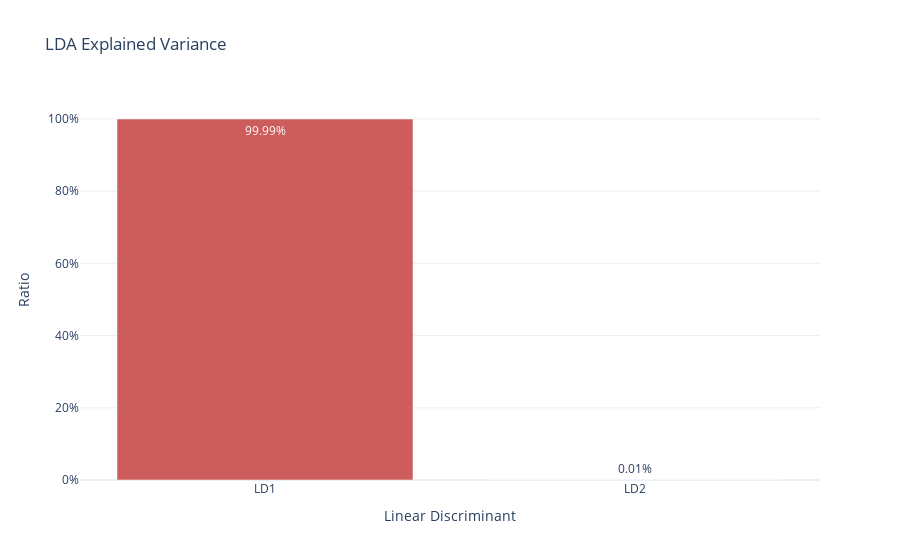

The notebook cell this image was saved under:
### Code cell
# ---------------------------------------------------------
# 5. Plot 3: Eigenvalues / Explained Variance
# ---------------------------------------------------------
print("Generating Eigenvalue Plot...")
explained_variance = lda.explained_variance_ratio_

fig_eigen = go.Figure(data=[
    go.Bar(
        x=[f'LD{i+1}' for i in range(len(explained_variance))],
        y=explained_variance,
        text=[f'{val:.2%}' for val in explained_variance],
        textposition='auto',
        marker_color='indianred'
    )
])
fig_eigen.update_layout(
    title='LDA Explained Variance',
    xaxis_title='Linear Discriminant',
    yaxis_title='Ratio',
    yaxis_tickformat='.0%',
    template='plotly_white'
)
fig_eigen.show()

### Figure 1 — Plotly figure (JSON) as saved in the notebook; plotly's stock layout.template omitted (floating-point values rounded to 4 significant figures)
{"data": [{"marker": {"color": "indianred"}, "text": ["99.99%", "0.01%"], "textposition": "auto", "type": "bar", "x": ["LD1", "LD2"], "y": [0.9999, 5.472e-05]}], "layout": {"title": {"text": "LDA Explained Variance"}, "xaxis": {"title": {"text": "Linear Discriminant"}}, "yaxis": {"tickformat": ".0%", "title": {"text": "Ratio"}}}}
